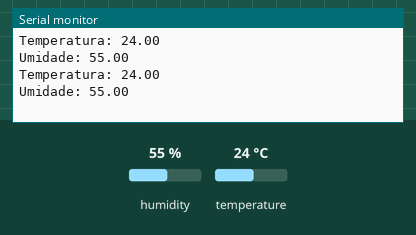
The sketch below on a simulated Arduino Uno, built with avr-gcc and run on an emulated ATmega328P. Shown: the last lines printed to the serial monitor. Inputs (shaded band) come from the test bench; at power-on: humidity 55 %, temperature 24 °C.

Above: at 2.8 s.
2.9 s: humidity set to 22 %
At 5.1 s:
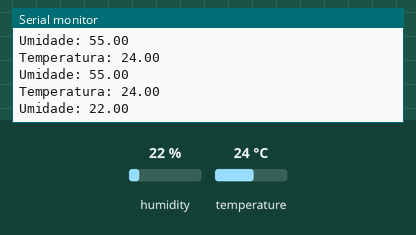
5.6 s: temperature set to 12 °C
At 6.8 s:
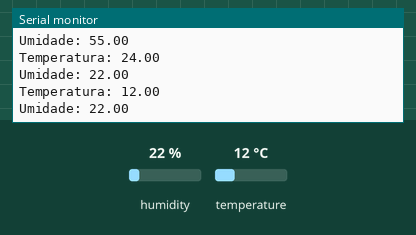
8.3 s: humidity set to 40 %
At 11.5 s:
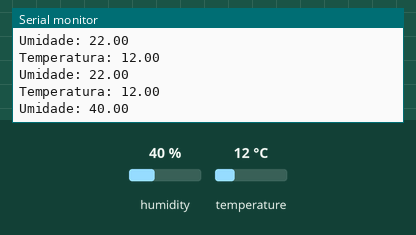
Timing chart, 0 to 13.0 s (numbered marks = the images above; inputs shaded):
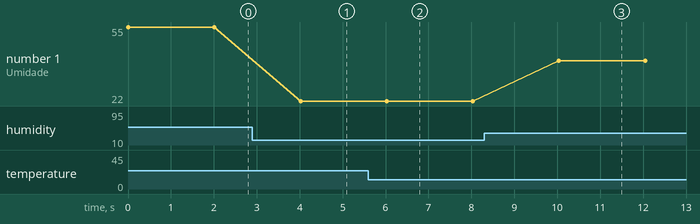

The sketch:

02_DHT.ino
```cpp
#include "DHT.h" // Inclui a biblioteca do sensor

// Instância o objeto responsável por realizar a leitura da temperatura e da umidade
DHT dht(14, DHT22);

// Define as variáveis ponto flutuantes que armazenarão a temperatura e a umidade respectivamente
float temperatura;
float umidade;

void setup() {
  Serial.begin(115200);

  // Inicia a leitura
  dht.begin();
}

void loop() {
  //Realiza a leitura da temperatura e da umidade respectivamente em intervalos de 2 segundos
  temperatura = dht.readTemperature();
  umidade = dht.readHumidity();

  // Exibe os dados coletados através da comunicação serial
  Serial.print("Temperatura: ");
  Serial.println(temperatura);
  Serial.print("Umidade: ");
  Serial.println(umidade);

  delay(2000);
}
```

Measured:
- after the input at 2.9 s, the serial monitor: prints a new line after 1.1 s (image 1)
- after the input at 5.6 s, the serial monitor: prints a new line after 0.42 s (image 2)
- after the input at 8.3 s, the serial monitor: prints a new line after 1.7 s (image 3)
- plotted number 1: 55 → 22 after the input at 2.9 s, 22 → 40 after the input at 8.3 s
